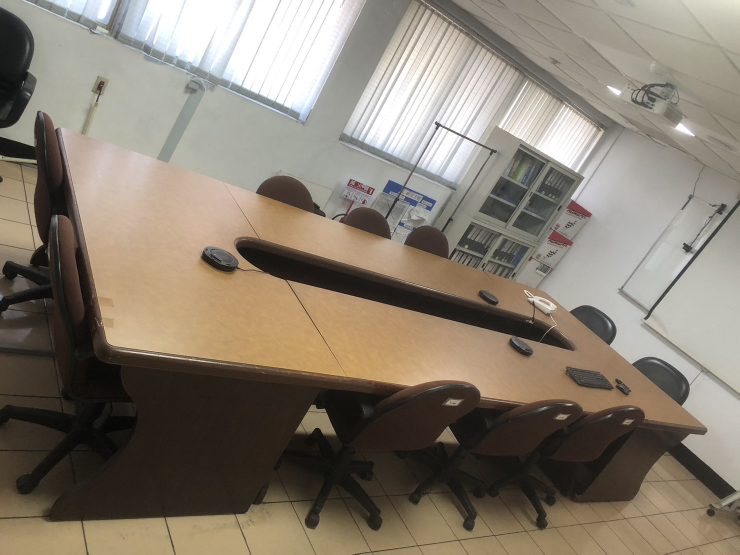
#> input picture images/zj_lab/4.jpg, 1479 x 1109 px (shown at 1/2 size)
$ python main3.py
#> lines starting #> are read from the running program, lines starting #| are printed output that depends on the picture
### utils.py
import cv2
import pickle
import numpy as np
from pathlib import Path
import random
import copy


# [81 lines left out: functions calculate_polygon_center, centroid, shrink_polygon, not called in this run]

def calculate_bbox_center(normalization_bbox):
    x1, y1, x2, y2 = normalization_bbox
    return (x1 + x2) / 2, (y1 + y2) / 2

# [121 lines left out: functions draw_norm_polygon_on_image, point_in_polygon, load_table_N_to_data_struct, load_polygon_to_data_struct, load_pic_dot_chair, not called in this run]


def resize_image_with_max_resolution(image, max_resolution):
    """
    調整圖片的大小，以限制最大一邊的解析度，並保持長寬比例。

    :param image: 輸入圖片（NumPy 數組）
    :param max_resolution: 最大解析度（一個整數，表示最大一邊的像素數）
    :return: 調整大小後的圖片
    """
#> called with max_resolution = 800
    # 獲取原始圖片的寬度和高度
    original_height, original_width = image.shape[:2]
#> original_height = 1109; original_width = 1479

    # 確定調整大小的目標寬度和高度
    if original_width > original_height:
        # 如果寬度大於高度，將寬度調整為最大解析度，並保持長寬比例
        new_width = max_resolution
        new_height = int(original_height * (max_resolution / original_width))
#> new_height = 599
    else:
        # 如果高度大於寬度，將高度調整為最大解析度，並保持長寬比例
        new_height = max_resolution
        new_width = int(original_width * (max_resolution / original_height))

    # 使用 OpenCV 的 resize 函數進行調整大小
    resized_image = cv2.resize(image, (new_width, new_height), interpolation=cv2.INTER_AREA)
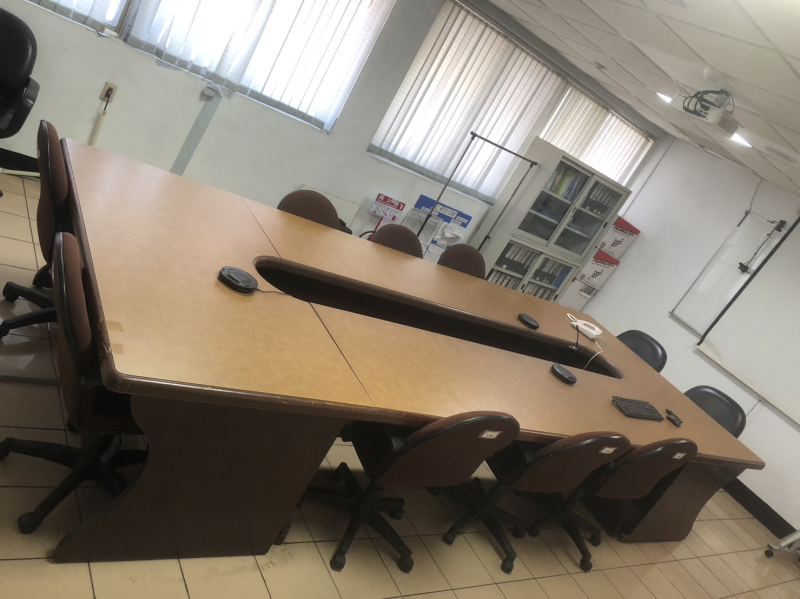
#> resized_image: shape (599, 800, 3); mean B, G, R 111.8, 125.2, 134.7
#> image is the input picture: shape (1109, 1479, 3); mean B, G, R 111.8, 125.2, 134.8

    return resized_image


# [1092 lines left out: functions pixel_2_normalize, normalize_2_pixel, equally_divided_line_segments, divided_square_and_cals_slice_linesPair, calc_parallelogram_location_points, sort_poins_is_clockwise_and_leftTop_mostClose_leftTop and 5 more, not called in this run]

### main3.py
import cv2
import numpy as np
from pathlib import Path
from utils import *

# 定義全局變數來保存線的位置
line_color = (0, 0, 255)  # 紅色 (BGR顏色)
line_thickness = 2
horizontal_line_y = None
vertical_line_x = None
good_points = []

# 回調函數，用於處理鼠標事件
def draw_lines(event, x, y, flags, param):
    global horizontal_line_y, vertical_line_x

    if event == cv2.EVENT_LBUTTONDOWN:
        # 用戶點擊鼠標左鍵，繪制水平線和垂直線
        horizontal_line_y = y
        vertical_line_x = x
        good_points.append((x, y))
        redraw_lines()

# 用於繪制水平線和垂直線的函數
def redraw_lines(window_name='image', points=None):
    global  horizontal_line_y, vertical_line_x, good_points
    if points is None:
        if horizontal_line_y is not None:
            cv2.line(img, (0, horizontal_line_y), (img.shape[1], horizontal_line_y), line_color, line_thickness)
        if vertical_line_x is not None:
            cv2.line(img, (vertical_line_x, 0), (vertical_line_x, img.shape[0]), line_color, line_thickness)
    else:
        for vertical_line_x, horizontal_line_y in good_points:
            cv2.line(img, (0, horizontal_line_y), (img.shape[1], horizontal_line_y), line_color, line_thickness)
            cv2.line(img, (vertical_line_x, 0), (vertical_line_x, img.shape[0]), line_color, line_thickness)
    # 在視窗中顯示圖像
    cv2.imshow(window_name, img)


if __name__ == "__main__":
    img_path = Path('./images/zj_lab/4.jpg')  # 輸入圖片的路徑
    img = resize_image_with_max_resolution(cv2.imread(str(img_path)), 800)
    clean_img = img.copy()
    cv2.imshow('image', img)
    # 創建視窗並將回調函數與視窗關聯
    cv2.namedWindow('image')
    cv2.setMouseCallback('image', draw_lines)

    while True:
        key = cv2.waitKey(10)
#> (key x is pressed here)
        if key == ord('x') or key == ord('X'):  # 按下x鍵退出循環
            break
        if key == ord('z') or key == ord('Z'):  # 按下x鍵退出循環
            good_points.pop()
            img = clean_img.copy()
            redraw_lines(points=good_points)

    cv2.destroyAllWindows()
